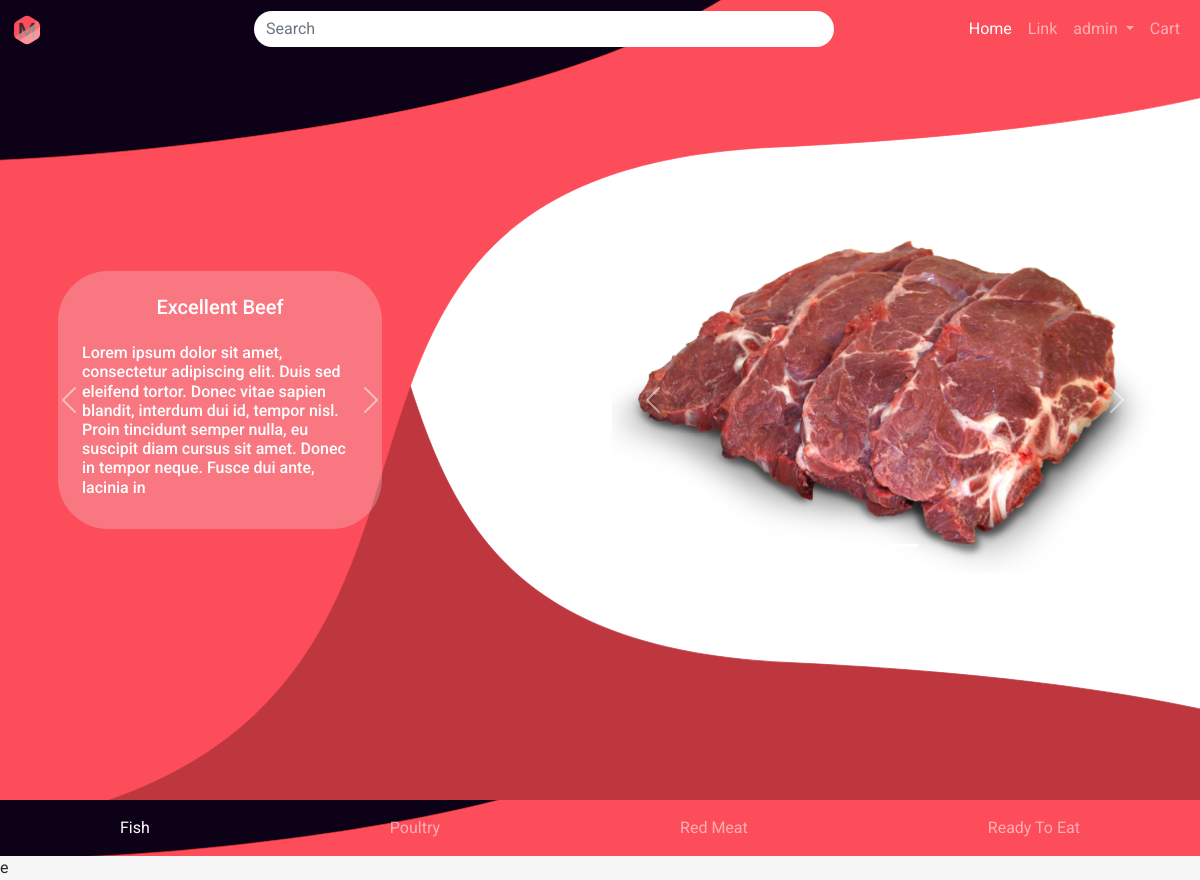
Page / (signed in) on the committed database.
### home/models.py (models this page shows, shortened)
class MainPage(models.Model):
    product = models.ForeignKey(Product, related_name="Product", on_delete=models.CASCADE)
    heading = models.TextField(max_length=20)
    description = models.TextField(max_length=255)

class Product(models.Model):
    meat_type = (
        ('c', 'chicken'),
        ('b', 'beef'),
        ('m', 'mutton'),
        ('p', 'pork'),
        ('f', 'fish'),
    )
    title = models.CharField(max_length=255)
    description = models.TextField(max_length=2048)
    price = models.FloatField()
    stock = models.IntegerField()
    meat = models.CharField(max_length=1, choices=meat_type)

class ImageModel(models.Model):
    title = models.TextField(max_length=10)
    mainimage = models.ImageField(upload_to="static/images/", null=True)
    image = models.ForeignKey(Product, related_name='images', on_delete=models.CASCADE)

### home/views.py (the view)
# urls.py: path('', views.index, name='index'),
def index(request):
    products = Product.objects.all()
    mainPage = MainPage.objects.all()
    context = {"products": products, "mainpage": mainPage}
    return render(request, template_name="index.html", context=context)

### templates/index.html (shortened to what this page needs)
{% extends "base.html" %}
{% block content %}
    {% load static %}
    <link rel="stylesheet" href="{% static 'index.css' %}"/>
    <div class="main-bg h-75" style="background-image: url({% static 'images/Desk1.svg' %});">
        <div class="container h-100">
            <div class="row h-100 ">
                <div class="col col-12 col-md-4 my-auto my-5  mobile-no-display">
                    <div id="carouselExampleIndicators1" class="carousel slide" data-bs-ride="carousel">
                        <div class="carousel-inner">
                            {% for item in mainpage %}
                                <div class="carousel-item {% firstof forloop.counter0   'active' %}">
                                    <div class="h-100 p-3 m-3 card-body-now">
                                        <h5 class="text-white text-center p-2">{{ item.heading }}</h5>
                                        <h6 class="text-white p-2">{{ item.description }}</h6>
                                    </div>
                                </div>
                            {% endfor %}
                        </div>
                        <button class="carousel-control-prev" type="button" data-bs-target="#carouselExampleIndicators1"
                                data-bs-slide="prev">
                            <span class="carousel-control-prev-icon" aria-hidden="true"></span>
                        </button>
                        <button class="carousel-control-next" type="button" data-bs-target="#carouselExampleIndicators1"
                                data-bs-slide="next">
                            <span class="carousel-control-next-icon dark" aria-hidden="true"></span>
                        </button>
                    </div>
                </div>
                <div class="col-2  mobile-no-display">
                </div>
                <div class="col col-12 col-md-6 my-auto">
                    <div id="carouselExampleIndicators" class="carousel slide" data-bs-ride="carousel">
                        <div class="carousel-indicators">
                            {% for item in mainpage %}
                                <button type="button" data-bs-target="#carouselExampleIndicators"
                                        data-bs-slide-to="{{ forloop.counter0 }}"
                                        class="active" aria-current="true"
                                        aria-label="Slide {{ forloop.counter }}"></button>
                            {% endfor %}
                        </div>
                        <div class="carousel-inner">
                            {% for item in mainpage %}
                                <div class="carousel-item {% firstof forloop.counter0   'active' %}">
                                    <img class="d-block w-100" src="{{ item.product.images.all.0.mainimage }}"
                                         alt="First slide">
                                </div>
                            {% endfor %}
                        </div>
                        <button class="carousel-control-prev" type="button" data-bs-target="#carouselExampleIndicators"
                                data-bs-slide="prev">
                            <span class="carousel-control-prev-icon" aria-hidden="true"></span>
                        </button>
                        <button class="carousel-control-next" type="button" data-bs-target="#carouselExampleIndicators"
                                data-bs-slide="next">
                            <span class="carousel-control-next-icon dark" aria-hidden="true"></span>
                        </button>
                    </div>
                </div>
            </div>
        </div>
    </div>
    <nav class="navbar sticky-top navbar-expand-lg navbar-dark" id="itembar">
        <ul class="navbar-nav  nav-fill w-100 me-auto mb-3 mb-lg-0">
            <li class="nav-item">
                <a class="nav-link active" aria-current="page" href="#">Fish</a>
            </li>
            <li class="nav-item">
                <a class="nav-link" href="#">Poultry</a>
            </li>
            <li class="nav-item">
                <a class="nav-link" href="#">Red Meat</a>
            </li>
            <li class="nav-item">
                <a class="nav-link " href="#">Ready To Eat</a>
            </li>
        </ul>
    </nav>
{% endblock %}
{% block scripts %}
    e
{% endblock %}

### templates/base.html (shortened to what this page needs)
{% load static %}
<!doctype html>
<html lang="en">
<head>
    <link href="https://cdn.jsdelivr.net/npm/bootstrap@5.0.0-beta2/dist/css/bootstrap.min.css" rel="stylesheet"
>
    <link rel="stylesheet" href="https://cdnjs.cloudflare.com/ajax/libs/font-awesome/5.15.3/css/all.min.css"
/>
</head>
<body>
<nav class="navbar navbar-expand-lg navbar-dark   fixed-top navbar-dark" id="navbar">
    <div class="container-fluid">
        <a class="navbar-brand" href="#">
            <img src="{% static 'images/icon.svg' %}" width="30" height="30" alt="">
        </a>
        <form class="d-flex ml-auto align-self-center text-center w-50 ">
            <input class="form-control search me-2" type="search" placeholder="Search" aria-label="Search">
        </form>
        <div class="collapse navbar-collapse justify-content-end" id="navbarSupportedContent">
            <ul class="navbar-nav ml-auto mb-2 mb-lg-0 d-flex ">
                <li class="nav-item ">
                    <a class="nav-link active" aria-current="page" href="/">Home</a>
                </li>
                <li class="nav-item">
                    <a class="nav-link" href="/link/">Link</a>
                </li>
                {% if user.is_authenticated %}
                    <li class="nav-item dropdown">
                        <a class="nav-link dropdown-toggle" href="#" id="navbarDropdown" role="button"
                           data-bs-toggle="dropdown" aria-expanded="false">
                            {{ user.username }}
                        </a>
                    </li>
                    <li class="nav-item">
                        <a class="nav-link" href="/cart">
                            Cart
                        </a>
                    </li>
                {% else %}
                    <li class="nav-item ms-auto">
                        <a class="nav-link ms-auto" href="/login/">login</a>
                    </li>
                {% endif %}
            </ul>
        </div>
    </div>
</nav>
{% block content %}
{% endblock %}
<div aria-live="polite" aria-atomic="true" class="position-relative polite">
    <div class="toast-container position-fixed bottom-0 end-0 p-3" id='toastContainer'>
    </div>
</div>
{% block scripts %}
{% endblock %}
</body>
</html>

### static/index.css (style rules this page uses)
html { height: 100%; }
body { height: 100%; font-family: Roboto; }
.main-bg { background-repeat: no-repeat; background-position: top; background-size: cover; min-height: 100vh; }
#navbar { background-position: center; background-size: cover; }
.card-body-now { border-radius: 50px; background: #eaeaea44; }
.search { border-radius: 50px; border: 0; }
#itembar { background-image: url("/static/images/Nav bar continue.svg"); background-position: center; background-size: cover; }
body, html { height: 100%; }
.d-flex { display: -webkit-box; display: -ms-flexbox; display: flex; }
body { background-color: #f7f7f7; }
.polite { z-index: 2000; }

### rows in the picture
MainPage: heading "Excellent Beef", description "Lorem ipsum dolor sit amet, consectetur adipiscing elit. Duis sed eleifend tortor. Donec vitae sapien blandit, interdum dui id, tempor nisl. Proin tincidunt semper nulla, eu suscipit diam cursus sit amet. Donec in tempor neque. Fusce dui ante, lacinia in", product.images.all.0.mainimage (picture)

### other values in the picture
{{ user.username }} "admin"
